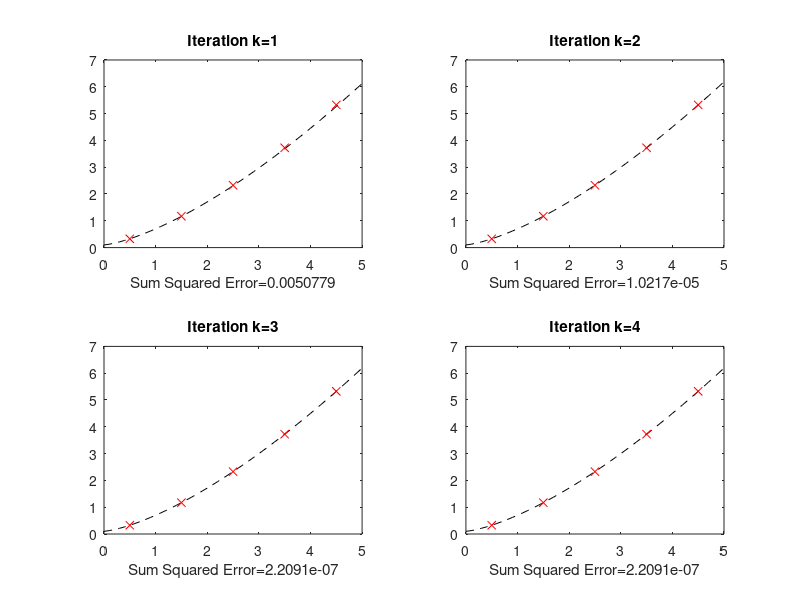

MATLAB code to generate this figure:
% Specify input points
x=[0.5;1.5;2.5;3.5;4.5];
y=[0.327;1.169;2.326;3.724;5.323];
% Specify step vector for plotting points on the line
xp=0:0.1:5;
% Create executable functions for jacobian and function
f=@(x,p) p(1)*x.^p(2)+p(3)*x+p(4);
J=@(p) [0.5.^p(2) p(1)*0.5^p(2)*log(0.5) 0.5 1;
        1.5.^p(2) p(1)*1.5^p(2)*log(1.5) 1.5 1;
        2.5.^p(2) p(1)*2.5^p(2)*log(2.5) 2.5 1;
        3.5.^p(2) p(1)*3.5^p(2)*log(3.5) 3.5 1;
        4.5.^p(2) p(1)*4.5^p(2)*log(4.5) 4.5 1];

% Specify initial guess values
pk=[0.4; 1.6; 0.1; 0.1];

for n = 1:4
    % Calculate p values
    dy=y-f(x,pk);
    Jk=J(pk);
    dp=inv(Jk'*Jk)*Jk'*dy;
    pk=pk+dp
    
    % calculate the sse
    sse = sum((y-f(x,pk)).^2);
    
    % Plot the minimum error function and the input points
    subplot(2,2,n)
    plot(xp,f(xp,pk),'--k',x,y,'xr')
    title(['Iteration k=',num2str(n)])
    xlabel(['Sum Squared Error=',num2str(sse)]) 
end
